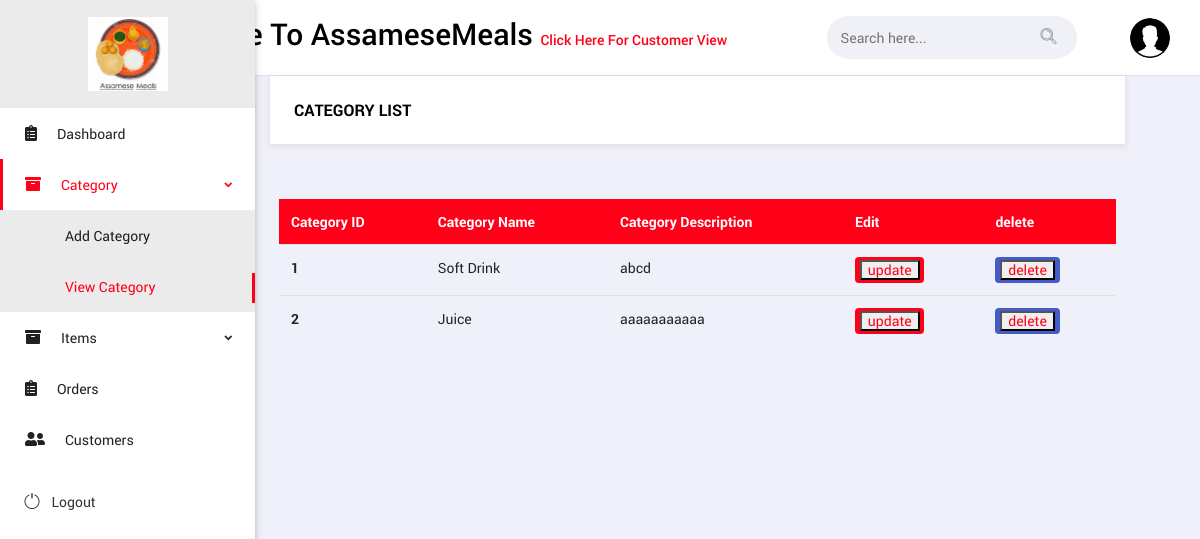
Before: /admin/view_category.php (signed in) with the older database file.
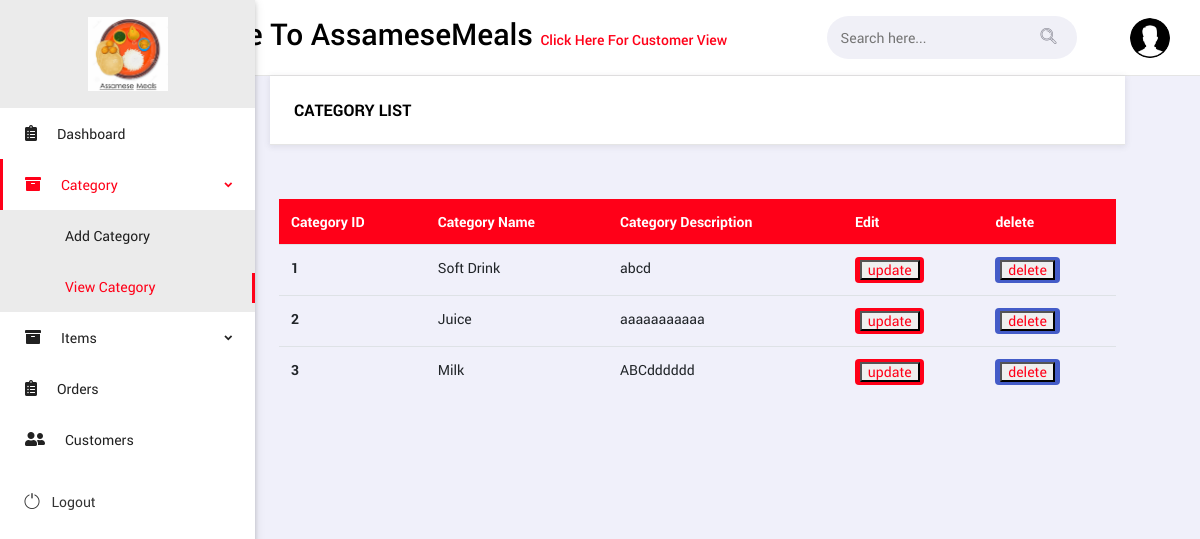
After: the same page with the newer database file.
### tables this page shows
CREATE TABLE `category` (
  `cat_id` int(5) NOT NULL,
  `cat_name` varchar(25) NOT NULL,
  `cat_description` varchar(100) NOT NULL
);

### admin/view_category.php (the view, shortened to what this page needs)
<?php
include "navbar.php";
$view_category = mysqli_query($con, "SELECT * FROM `category`");
?>
<!DOCTYPE html>
<body>
    <main class="body-content">
        <div class="col-12">
            <div class="ms-panel">
                <div class="ms-panel-header">
                    <h6> Category List</h6>
                </div>
            </div>
        </div>
        <div class="ms-panel-body">
            <div class="table-responsive">
                <table class="table table-hover thead-primary">
                    <thead>
                        <tr>
                            <th scope="col">Category ID</th>
                            <th scope="col">Category Name</th>
                            <th scope="col">Category Description</th>
                            <th scope="col">Edit</th>
                            <th scope="col">delete</th>
                        </tr>
                    </thead>
                    <tbody>
                        <?php
                        while ($row = mysqli_fetch_array($view_category)) {
                        ?>
                            <tr>
                                <th scope="row"><?php echo $row["cat_id"]; ?></th>
                                <td><?php echo $row["cat_name"]; ?></td>
                                <td> <?php echo $row["cat_description"]; ?></td>
                                <td><span class="badge badge-primary"><button><a href="update_category.php?id=<?php echo $row["cat_id"]; ?>"> update</a></button></span></td>
                                <td><span class="badge badge-secondary"><button><a href="delete_category.php?id=<?php echo $row["cat_id"]; ?>"> delete</a></button></span></td>
                            </tr>
                        <?php
                        }
                        ?>
                    </tbody>
                </table>
            </div>
        </div>
    </main>
</body>
</html>

Changed rows visible on the page:
added category: cat_id "3", cat_name "Milk", cat_description "ABCdddddd"
